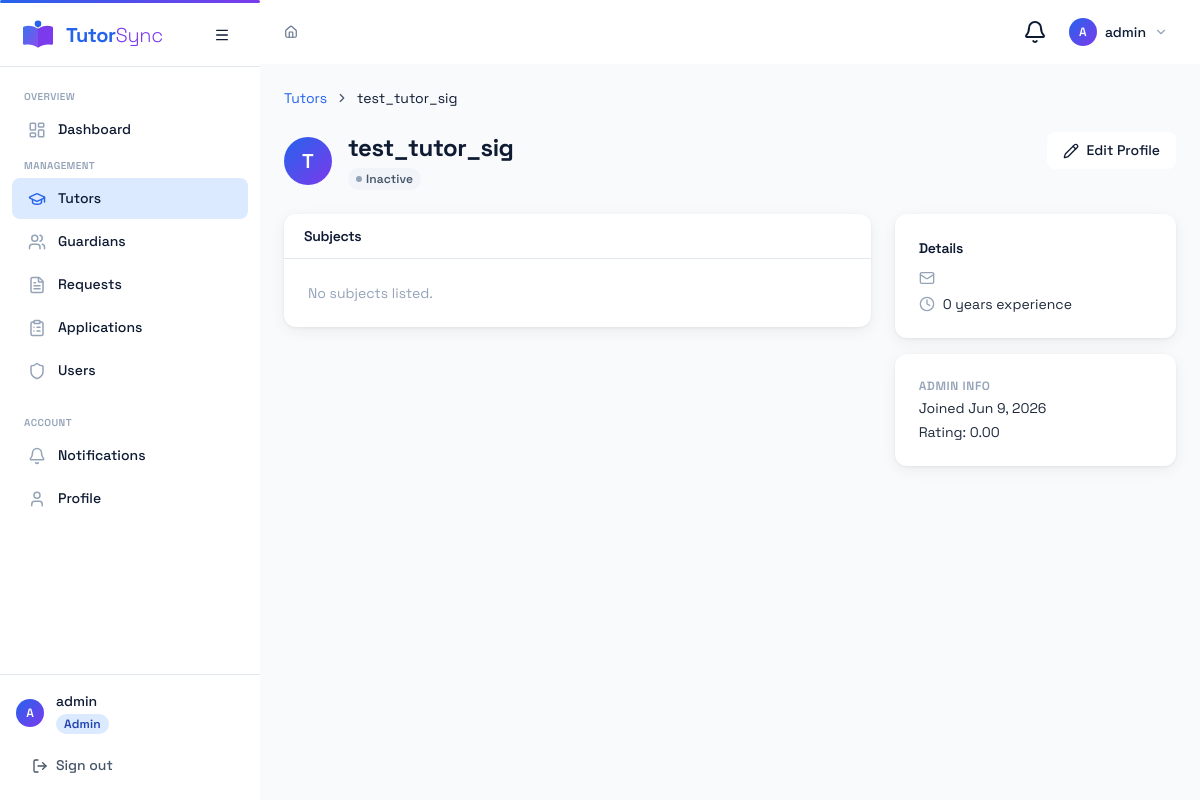
/tutors/1/ (signed in), run on the app's committed database.
### accounts/models.py (models this page shows, shortened)
class User(AbstractUser):
    ROLE_CHOICES = [
        ('admin', 'Admin'),
        ('tutor', 'Tutor'),
        ('guardian', 'Guardian'),
    ]
    role = models.CharField(max_length=20, choices=ROLE_CHOICES, default='guardian', db_index=True)
    phone = models.CharField(max_length=20, blank=True)
    avatar = models.ImageField(upload_to='avatars/', blank=True)
    created_at = models.DateTimeField(auto_now_add=True)

### tutors/models.py (models this page shows, shortened)
class TutorProfile(models.Model):
    user = models.OneToOneField(settings.AUTH_USER_MODEL, on_delete=models.CASCADE, related_name='tutorprofile')
    bio = models.TextField(blank=True)
    subjects = models.ManyToManyField('core.Subject', blank=True)
    education_level = models.CharField(max_length=100, blank=True)
    experience_yrs = models.PositiveIntegerField(default=0)
    hourly_rate = models.DecimalField(max_digits=8, decimal_places=2, default=0)
    availability = models.JSONField(default=dict)
    status = models.CharField(max_length=20, choices=TUTOR_STATUS, default='inactive', db_index=True)
    verified = models.BooleanField(default=False)
    rating = models.DecimalField(max_digits=3, decimal_places=2, default=0.0)
    created_at = models.DateTimeField(auto_now_add=True)
    updated_at = models.DateTimeField(auto_now=True)

### tutors/views.py (the view)
# urls.py: path('tutors/<int:pk>/', views.tutor_detail, name='tutor_detail'),
@login_required
def tutor_detail(request, pk):
    tutor = get_object_or_404(
        TutorProfile.objects.select_related('user').prefetch_related('subjects'), pk=pk
    )
    is_admin = request.user.role == 'admin' or request.user.is_staff
    is_own = hasattr(request.user, 'tutorprofile') and request.user.tutorprofile.pk == pk
    return render(request, 'tutors/tutor_detail.html', {
        'tutor': tutor,
        'can_edit': is_admin or is_own,
        'is_admin': is_admin,
    })

### accounts/context_processors.py (called while the page is built)
def notifications(request):
    if not request.user.is_authenticated:
        return {'unread_count': 0, 'recent_notifications': []}
    unread_count = Notification.objects.filter(recipient=request.user, is_read=False).count()
    recent_notifications = Notification.objects.filter(recipient=request.user)[:5]
    return {
        'unread_count': unread_count,
        'recent_notifications': recent_notifications,
    }

### templates/tutors/tutor_detail.html (shortened to what this page needs)
{% extends "base.html" %}
{% block content %}
<div class="space-y-6 max-w-4xl">
  <nav class="flex items-center gap-2 text-sm" style="color:var(--color-ink-muted)">
    <a href="{% url 'tutor_list' %}" style="color:var(--color-primary)">Tutors</a>
    <i data-lucide="chevron-right" class="w-3.5 h-3.5"></i>
    <span style="color:var(--color-ink)">{{ tutor.user.get_full_name|default:tutor.user.username }}</span>
  </nav>
  <div class="flex items-start justify-between gap-4 flex-wrap">
    <div class="flex items-center gap-4">
      <div class="ts-avatar ts-avatar-lg text-xl">
        {{ tutor.user.get_full_name|first|default:tutor.user.username|first|upper }}
      </div>
      <div>
        <h1 class="text-2xl font-bold tracking-tight" style="color:var(--color-ink)">
          {{ tutor.user.get_full_name|default:tutor.user.username }}
        </h1>
        <div class="flex items-center gap-2 mt-1">
          {% include "components/badge.html" with status=tutor.status label=tutor.get_status_display %}
        </div>
      </div>
    </div>
    {% if can_edit %}
    <a href="{% url 'tutor_edit' tutor.pk %}" class="ts-btn ts-btn-secondary">
      <i data-lucide="pencil" class="w-4 h-4"></i>
      Edit Profile
    </a>
    {% endif %}
  </div>
  <div class="grid grid-cols-1 lg:grid-cols-3 gap-6">
    <div class="lg:col-span-2 space-y-4">
      <div class="ts-card">
        <div class="px-5 py-3 border-b" style="border-color:var(--color-border)">
          <h2 class="font-semibold text-sm" style="color:var(--color-ink)">Subjects</h2>
        </div>
        <div class="ts-card-body">
          {% if tutor.subjects.exists %}
          <div class="flex flex-wrap gap-2">
            {% for subj in tutor.subjects.all %}
            <span class="ts-badge ts-badge-closed text-sm px-3 py-1">{{ subj.name }}</span>
            {% endfor %}
          </div>
          {% else %}
          <p class="text-sm" style="color:var(--color-ink-faint)">No subjects listed.</p>
          {% endif %}
        </div>
      </div>
    </div>
    <div class="space-y-4">
      <div class="ts-card ts-card-body space-y-3">
        <h2 class="font-semibold text-sm" style="color:var(--color-ink)">Details</h2>
        <div class="space-y-2 text-sm">
          <div class="flex items-center gap-2">
            <i data-lucide="mail" class="w-4 h-4 flex-shrink-0" style="color:var(--color-ink-faint)"></i>
          </div>
          <div class="flex items-center gap-2">
            <i data-lucide="clock" class="w-4 h-4 flex-shrink-0" style="color:var(--color-ink-faint)"></i>
            <span style="color:var(--color-ink-soft)">{{ tutor.experience_yrs }} year{{ tutor.experience_yrs|pluralize }} experience</span>
          </div>
        </div>
      </div>
      {% if is_admin %}
      <div class="ts-card ts-card-body space-y-1">
        <p class="text-xs font-semibold uppercase tracking-wider" style="color:var(--color-ink-faint)">Admin info</p>
        <p class="text-sm" style="color:var(--color-ink-soft)">Joined {{ tutor.created_at|date:"M j, Y" }}</p>
        <p class="text-sm" style="color:var(--color-ink-soft)">Rating: {{ tutor.rating }}</p>
      </div>
      {% endif %}
    </div>
  </div>
</div>
{% endblock %}

### templates/components/sidebar.html (shortened to what this page needs)
<aside id="ts-sidebar" class="ts-sidebar">
  <div class="ts-sidebar-header flex items-center px-5 h-16 border-b" style="border-color:var(--color-border)">
    {% include "components/logo.html" with size="md" %}
    <button id="ts-sidebar-toggle" class="ts-btn ts-btn-ghost ts-btn-icon ml-auto flex-shrink-0" aria-label="Toggle sidebar">
      <i data-lucide="menu" class="w-4 h-4"></i>
    </button>
  </div>
  <nav class="flex-1 overflow-y-auto py-4 overflow-x-hidden">
    {% if user.role == 'admin' or user.is_staff %}
    <span class="ts-nav-section-label">Overview</span>
    <a href="{% url 'dashboard' %}"         class="ts-nav-item {% if request.resolver_match.url_name == 'dashboard' %}active{% endif %}">
      <i data-lucide="layout-dashboard" class="w-4.5 h-4.5"></i>
      <span class="nav-label">Dashboard</span>
    </a>
    <span class="ts-nav-section-label">Management</span>
    <a href="{% url 'tutor_list' %}"         class="ts-nav-item {% if 'tutor' in request.resolver_match.url_name %}active{% endif %}">
      <i data-lucide="graduation-cap" class="w-4.5 h-4.5"></i>
      <span class="nav-label">Tutors</span>
    </a>
    <a href="{% url 'guardian_list' %}"      class="ts-nav-item {% if 'guardian' in request.resolver_match.url_name %}active{% endif %}">
      <i data-lucide="users" class="w-4.5 h-4.5"></i>
      <span class="nav-label">Guardians</span>
    </a>
    <a href="{% url 'request_list' %}"       class="ts-nav-item {% if 'request' in request.resolver_match.url_name %}active{% endif %}">
      <i data-lucide="file-text" class="w-4.5 h-4.5"></i>
      <span class="nav-label">Requests</span>
    </a>
    <a href="{% url 'application_list' %}"   class="ts-nav-item {% if 'application' in request.resolver_match.url_name %}active{% endif %}">
      <i data-lucide="clipboard-list" class="w-4.5 h-4.5"></i>
      <span class="nav-label">Applications</span>
    </a>
    <a href="{% url 'admin_user_list' %}"    class="ts-nav-item {% if 'admin_user' in request.resolver_match.url_name %}active{% endif %}">
      <i data-lucide="shield" class="w-4.5 h-4.5"></i>
      <span class="nav-label">Users</span>
    </a>
    {% endif %}
    <div class="mt-auto pt-4">
      <span class="ts-nav-section-label">Account</span>
      <a href="{% url 'notifications' %}"     class="ts-nav-item {% if request.resolver_match.url_name == 'notifications' %}active{% endif %}">
        <i data-lucide="bell" class="w-4.5 h-4.5"></i>
        <span class="nav-label">Notifications</span>
      </a>
      <a href="{% url 'profile' %}"           class="ts-nav-item {% if request.resolver_match.url_name == 'profile' %}active{% endif %}">
        <i data-lucide="user" class="w-4.5 h-4.5"></i>
        <span class="nav-label">Profile</span>
      </a>
    </div>
  </nav>
  <div class="ts-sidebar-footer p-4 border-t" style="border-color:var(--color-border)">
    <div class="flex items-center gap-3 overflow-hidden">
      <div class="ts-avatar ts-avatar-sm flex-shrink-0">{{ user.get_full_name|first|default:user.username|first|upper }}</div>
      <div class="nav-label min-w-0">
        <p class="text-sm font-medium truncate" style="color:var(--color-ink)">{{ user.get_full_name|default:user.username }}</p>
        <span class="ts-badge ts-role-{{ user.role }} text-xs">{{ user.role|title }}</span>
      </div>
    </div>
    <a href="{% url 'logout' %}" class="ts-btn ts-btn-ghost ts-sidebar-logout mt-3 w-full justify-start" style="color:var(--color-ink-muted)">
      <i data-lucide="log-out" class="w-4 h-4 flex-shrink-0"></i>
      <span class="nav-label">Sign out</span>
    </a>
  </div>
</aside>

### templates/components/topbar.html (shortened to what this page needs)
<header class="ts-topbar">
  <nav class="ts-breadcrumb flex-1" aria-label="Breadcrumb">
    {% block breadcrumb %}
    <a href="{% url 'dashboard' %}">
      <i data-lucide="home" class="w-3.5 h-3.5 inline-block -mt-0.5"></i>
    </a>
    {% endblock %}
  </nav>
  <div class="flex items-center gap-2">
    <div class="relative">
      <button id="ts-notif-btn" class="ts-btn ts-btn-ghost ts-btn-icon relative" aria-label="Notifications">
        <i data-lucide="bell" class="w-4.5 h-4.5"></i>
      </button>
    </div>
    <div class="relative">
      <button id="ts-user-menu-btn" class="flex items-center gap-2 ts-btn ts-btn-ghost px-2" aria-label="User menu">
        <div class="ts-avatar ts-avatar-sm">{{ user.get_full_name|first|default:user.username|first|upper }}</div>
        <span class="hidden md:block text-sm font-medium" style="color:var(--color-ink)">{{ user.get_full_name|default:user.username }}</span>
        <i data-lucide="chevron-down" class="w-3.5 h-3.5 hidden md:block" style="color:var(--color-ink-faint)"></i>
      </button>
    </div>
  </div>
</header>

### templates/components/badge.html (shortened to what this page needs)
{% with s=status|lower %}
<span class="ts-badge
  {% if s == 'pending' %}ts-badge-pending
  {% elif s == 'under_review' or s == 'review' %}ts-badge-review
  {% elif s == 'matched' or s == 'approved' or s == 'active' %}ts-badge-matched
  {% elif s == 'rejected' or s == 'cancelled' %}ts-badge-rejected
  {% elif s == 'closed' or s == 'inactive' %}ts-badge-closed
  {% elif s == 'interview' %}ts-badge-interview
  {% elif s == 'submitted' %}ts-badge-review
  {% elif s == 'suspended' %}ts-badge-suspended
  {% else %}ts-badge-closed
  {% endif %}">
  <span class="inline-block w-1.5 h-1.5 rounded-full
    {% if s == 'pending' %}bg-yellow-500
    {% elif s == 'under_review' or s == 'review' or s == 'submitted' %}bg-blue-500
    {% elif s == 'matched' or s == 'approved' or s == 'active' %}bg-green-500
    {% elif s == 'rejected' or s == 'cancelled' %}bg-red-500
    {% elif s == 'closed' or s == 'inactive' %}bg-slate-400
    {% elif s == 'interview' %}bg-purple-500
    {% elif s == 'suspended' %}bg-amber-500
    {% else %}bg-slate-400
    {% endif %}"></span>
  {{ label|default:status|title }}
</span>
{% endwith %}

### static/css/design-tokens.css (style rules this page uses)
:root { --color-primary-50: #EFF6FF; --color-primary-100: #DBEAFE; --color-primary-200: #BFDBFE; --color-primary-300: #93C5FD; --color-primary-400: #60A5FA; --color-primary-500: #3B82F6; --color-primary-600: #2563EB; --color-primary-700: #1D4ED8; --color-primary-800: #1E40AF; --color-primary-900: #1E3A8A; --color-primary: #2563EB; --color-accent-50: #F5F3FF; --color-accent-100: #EDE9FE; --color-accent-200: #DDD6FE; --color-accent-300: #C4B5FD; --color-accent-400: #A78BFA; --color-accent-500: #8B5CF6; --color-accent-600: #7C3AED; --color-accent-700: #6D28D9; --color-accent-800: #5B21B6; --color-accent-900: #4C1D95; --color-accent: #7C3AED; --color-ink: #0F1B33; --color-ink-soft: #1E293B; --color-ink-muted: #475569; --color-ink-subtle: #64748B; --color-ink-faint: #94A3B8; --color-surface: #FFFFFF; --color-surface-1: #F8FAFC; --color-surface-2: #F1F5F9; --color-surface-3: #E2E8F0; --color-border: #E2E8F0; --color-border-soft: #F1F5F9; --color-status-pending-bg: #FEF9C3; --color-status-pending-text: #854D0E; --color-status-review-bg: #DBEAFE; --color-status-review-text: #1E40AF; --color-status-matched-bg: #DCFCE7; --color-status-matched-text: #166534; --color-status-rejected-bg: #FEE2E2; --color-status-rejected-text:#991B1B; --color-status-closed-bg: #F1F5F9; --color-status-closed-text: #475569; --color-status-interview-bg: #F3E8FF; --color-status-interview-text:#6B21A8; --gradient-brand: linear-gradient(135deg, #2563EB 0%, #7C3AED 100%); --gradient-brand-r: linear-gradient(135deg, #7C3AED 0%, #2563EB 100%); --gradient-brand-h: linear-gradient(90deg, #2563EB 0%, #7C3AED 100%); --gradient-subtle: linear-gradient(135deg, #EFF6FF 0%, #F5F3FF 100%); --gradient-surface: linear-gradient(180deg, #FFFFFF 0%, #F8FAFC 100%); --font-sans: 'Space Grotesk', Inter, system-ui, -apple-system, sans-serif; --font-display: 'Space Grotesk', Inter, sans-serif; --font-mono: 'JetBrains Mono', 'Fira Code', 'Cascadia Code', monospace; --font-size-2xs: 0.625rem; --font-size-xs: 0.75rem; --font-size-sm: 0.875rem; --font-size-base: 1rem; --font-size-lg: 1.125rem; --font-size-xl: 1.25rem; --font-size-2xl: 1.5rem; --font-size-3xl: 1.875rem; --font-size-4xl: 2.25rem; --font-weight-light: 300; --font-weight-normal: 400; --font-weight-medium: 500; --font-weight-semibold: 600; --font-weight-bold: 700; --letter-spacing-tight: -0.02em; --letter-spacing-tighter: -0.03em; --letter-spacing-normal: 0; --letter-spacing-wide: 0.04em; --line-height-tight: 1.25; --line-height-snug: 1.375; --line-height-normal: 1.5; --line-height-relaxed:1.625; --space-px: 1px; --space-0-5: 0.125rem; --space-1: 0.25rem; --space-1-5: 0.375rem; --space-2: 0.5rem; --space-2-5: 0.625rem; --space-3: 0.75rem; --space-4: 1rem; --space-5: 1.25rem; --space-6: 1.5rem; --space-8: 2rem; --space-10: 2.5rem; --space-12: 3rem; --space-16: 4rem; --space-20: 5rem; --radius-sm: 0.25rem; --radius-md: 0.375rem; --radius-lg: 0.5rem; --radius-xl: 0.75rem; --radius-2xl: 1rem; --radius-3xl: 1.5rem; --radius-full: 9999px; --shadow-xs: 0 1px 2px rgba(0, 0, 0, 0.05); --shadow-sm: 0 1px 3px rgba(0, 0, 0, 0.06), 0 1px 2px rgba(0, 0, 0, 0.04); --shadow-card: 0 1px 3px rgba(0, 0, 0, 0.06), 0 4px 16px rgba(0, 0, 0, 0.06); --shadow-md: 0 4px 6px rgba(0, 0, 0, 0.07), 0 2px 4px rgba(0, 0, 0, 0.06); --shadow-lg: 0 10px 15px rgba(0, 0, 0, 0.07), 0 4px 6px rgba(0, 0, 0, 0.05); --shadow-xl: 0 20px 25px rgba(0, 0, 0, 0.08), 0 10px 10px rgba(0, 0, 0, 0.04); --shadow-inner: inset 0 2px 4px rgba(0, 0, 0, 0.06); --shadow-glow: 0 0 0 3px rgba(37, 99, 235, 0.15); --shadow-glow-accent: 0 0 0 3px rgba(124, 58, 237, 0.15); --shadow-app-icon: 0 12px 30px rgba(37, 99, 235, 0.32); --sidebar-width: 260px; --sidebar-collapsed: 72px; --topbar-height: 64px; --content-max-width: 1280px; --duration-fast: 120ms; --duration-normal: 200ms; --duration-slow: 300ms; --ease-default: cubic-bezier(0.4, 0, 0.2, 1); --ease-spring: cubic-bezier(0.2, 0.7, 0.3, 1); --ease-in: cubic-bezier(0.4, 0, 1, 1); --ease-out: cubic-bezier(0, 0, 0.2, 1); --z-base: 0; --z-raised: 10; --z-dropdown:20; --z-sticky: 30; --z-overlay: 40; --z-modal: 50; --z-toast: 60; }

### data on the page
User: get_full_name|first "A", get_full_name "admin", role "Admin"
TutorProfile: user.get_full_name "test_tutor_sig", user.get_full_name|first "T", status "Inactive", experience_yrs "0", created_at "Jun 9, 2026", rating "0.00"
